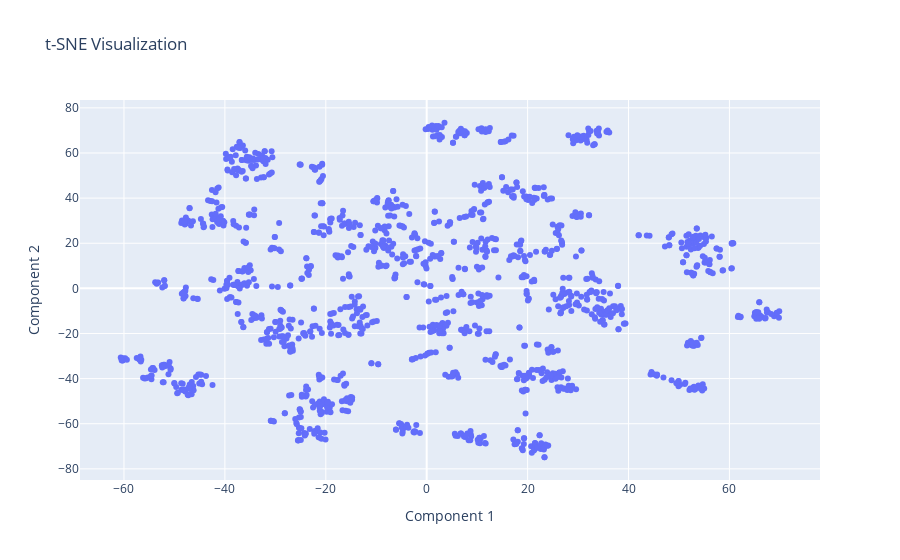

The cell this chart's notebook holds for it:
### Code cell
from sklearn.manifold import TSNE
import numpy as np
from plotly import graph_objects as go


matrix = np.array(df.ada_embedding.to_list())
tsne = TSNE(n_components=2, perplexity=15, random_state=42, init='random', learning_rate=200)
vis_dims = tsne.fit_transform(matrix)

fig = go.Figure()
fig.add_trace(go.Scatter(
    x=vis_dims[:, 0], 
    y=vis_dims[:, 1], 
    mode='markers',
    text=df['text'],
    hoverinfo='text'
))
fig.update_layout(
    title="t-SNE Visualization",
    xaxis_title="Component 1",
    yaxis_title="Component 2",
    hovermode='closest'
)
fig

### Figure 1 — Plotly figure (JSON) as saved in the notebook; plotly's stock layout.template omitted (floating-point values rounded to 4 significant figures; data arrays with more than 128 entries replaced by an {"elided": "..."} marker saying what was removed)
{"data": [{"hoverinfo": "text", "mode": "markers", "text": {"elided": "1430 str values"}, "type": "scatter", "x": {"elided": "1430 float values"}, "y": {"elided": "1430 float values"}}], "layout": {"hovermode": "closest", "title": {"text": "t-SNE Visualization"}, "xaxis": {"title": {"text": "Component 1"}}, "yaxis": {"title": {"text": "Component 2"}}}}
